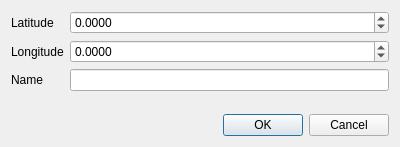
<?xml version="1.0" encoding="UTF-8"?>
<ui version="4.0">
 <class>AddMarkerDialog</class>
 <widget class="QDialog" name="AddMarkerDialog">
  <property name="geometry">
   <rect>
    <x>0</x>
    <y>0</y>
    <width>400</width>
    <height>147</height>
   </rect>
  </property>
  <property name="windowTitle">
   <string>Add Location Marker</string>
  </property>
  <layout class="QGridLayout" name="gridLayout">
   <item row="0" column="0">
    <widget class="QLabel" name="label_2">
     <property name="text">
      <string>Latitude</string>
     </property>
    </widget>
   </item>
   <item row="4" column="0" colspan="2">
    <widget class="QDialogButtonBox" name="buttonBox">
     <property name="orientation">
      <enum>Qt::Orientation::Horizontal</enum>
     </property>
     <property name="standardButtons">
      <set>QDialogButtonBox::StandardButton::Cancel|QDialogButtonBox::StandardButton::Ok</set>
     </property>
    </widget>
   </item>
   <item row="2" column="1">
    <widget class="QLineEdit" name="nameLineEdit"/>
   </item>
   <item row="2" column="0">
    <widget class="QLabel" name="label">
     <property name="text">
      <string>Name</string>
     </property>
    </widget>
   </item>
   <item row="3" column="0">
    <spacer name="verticalSpacer">
     <property name="orientation">
      <enum>Qt::Orientation::Vertical</enum>
     </property>
     <property name="sizeHint" stdset="0">
      <size>
       <width>20</width>
       <height>40</height>
      </size>
     </property>
    </spacer>
   </item>
   <item row="1" column="0">
    <widget class="QLabel" name="label_3">
     <property name="text">
      <string>Longitude</string>
     </property>
    </widget>
   </item>
   <item row="0" column="1">
    <widget class="QDoubleSpinBox" name="latitudeDoubleSpinBox">
     <property name="decimals">
      <number>4</number>
     </property>
     <property name="minimum">
      <double>-90.000000000000000</double>
     </property>
     <property name="maximum">
      <double>90.000000000000000</double>
     </property>
    </widget>
   </item>
   <item row="1" column="1">
    <widget class="QDoubleSpinBox" name="longitudeDoubleSpinBox">
     <property name="decimals">
      <number>4</number>
     </property>
     <property name="minimum">
      <double>-180.000000000000000</double>
     </property>
     <property name="maximum">
      <double>180.000000000000000</double>
     </property>
    </widget>
   </item>
  </layout>
 </widget>
 <resources/>
 <connections>
  <connection>
   <sender>buttonBox</sender>
   <signal>accepted()</signal>
   <receiver>AddMarkerDialog</receiver>
   <slot>accept()</slot>
   <hints>
    <hint type="sourcelabel">
     <x>248</x>
     <y>254</y>
    </hint>
    <hint type="destinationlabel">
     <x>157</x>
     <y>274</y>
    </hint>
   </hints>
  </connection>
  <connection>
   <sender>buttonBox</sender>
   <signal>rejected()</signal>
   <receiver>AddMarkerDialog</receiver>
   <slot>reject()</slot>
   <hints>
    <hint type="sourcelabel">
     <x>316</x>
     <y>260</y>
    </hint>
    <hint type="destinationlabel">
     <x>286</x>
     <y>274</y>
    </hint>
   </hints>
  </connection>
 </connections>
</ui>
